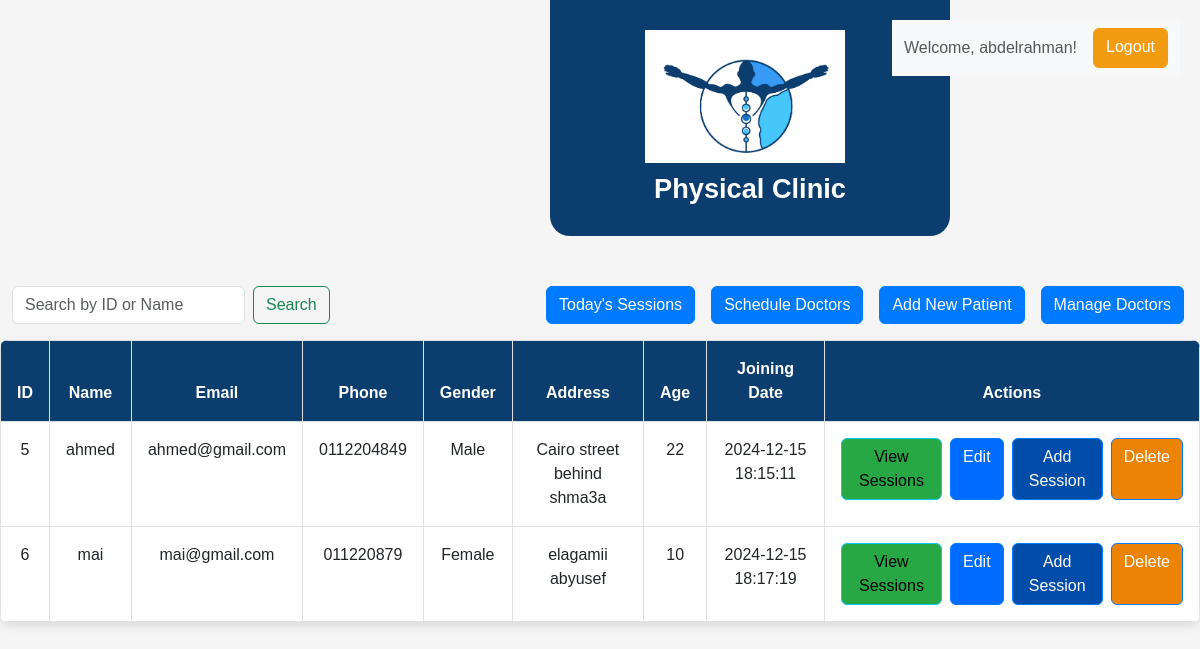
The page /index.php (signed in) on the database its author committed.
### tables this page shows
CREATE TABLE `patients` (
  `id` int(11) NOT NULL,
  `name` varchar(100) NOT NULL,
  `email` varchar(100) DEFAULT NULL,
  `phone` varchar(15) DEFAULT NULL,
  `joining_date` timestamp NOT NULL DEFAULT current_timestamp(),
  `gender` varchar(10) DEFAULT NULL,
  `address` text DEFAULT NULL,
  `age` int(11) DEFAULT NULL
);

### index.php (the view, shortened to what this page needs)
<?php
$conn = new mysqli("localhost", "root", "", "clinic_db");
$searchQuery = "";
if (isset($_GET['search'])) {
    $searchQuery = $_GET['search'];
    if (is_numeric($searchQuery)) {
        $sql = "SELECT * FROM patients WHERE id = '$searchQuery'";
    } else {
        $sql = "SELECT * FROM patients WHERE name LIKE '%$searchQuery%'";
    }
} else {
    $sql = "SELECT * FROM patients";
}
$result = $conn->query($sql);
?>
<!DOCTYPE html>
<html lang="en">
<head>
    <link rel="stylesheet" href="https://cdn.jsdelivr.net/npm/bootstrap@5.3.0-alpha3/dist/css/bootstrap.min.css">
</head>
<body>
<div class="header">
    <img src="assets/logo.png" alt="Clinic Logo" class="logo">
    <h1>Physical Clinic</h1>
</div>
<nav class="navbar navbar-expand-lg navbar-light bg-light">
    <div class="container-fluid">
        <div class="d-flex">
            <span class="navbar-text">
                Welcome, <?= $_SESSION['username']; ?>!
            </span>
            <a href="logout.php" class="btn logout-btn ms-3">Logout</a>
        </div>
    </div>
</nav>
<div class="container d-flex justify-content-between ms-0 ">
    <div class="d-flex mb-3 w-100">
        <form class="d-flex me-auto" role="search">
            <input class="form-control me-2" type="search" name="search" placeholder="Search by ID or Name" aria-label="Search" value="<?= htmlspecialchars($searchQuery); ?>">
            <button class="btn btn-outline-success" type="submit">Search</button>
        </form>
        <div class="d-flex position-absolute" style="right: 0;">
            <a href="todaySessions.php" class="btn btn-primary ms-3">Today's Sessions</a>
            <a href="schedule_doctors.php" class="btn btn-primary ms-3">Schedule Doctors</a>
            <a href="add_patient.php" class="btn btn-primary ms-3">Add New Patient</a>
            <a href="doctor_page.php" class="btn btn-primary ms-3 me-3">Manage Doctors</a>
        </div>
    </div>
</div>
    <table class="table table-bordered">
        <thead>
            <tr>
                <th>ID</th>
                <th>Name</th>
                <th>Email</th>
                <th>Phone</th>
                <th>Gender</th>
                <th>Address</th>
                <th>Age</th>
                <th>Joining Date</th>
                <th>Actions</th>
            </tr>
        </thead>
        <tbody>
            <?php if ($result->num_rows > 0): ?>
                <?php while ($row = $result->fetch_assoc()): ?>
                    <tr>
                        <td><?= $row['id'] ?></td>
                        <td><?= $row['name'] ?></td>
                        <td><?= $row['email'] ?></td>
                        <td><?= $row['phone'] ?></td>
                        <td><?= $row['gender'] ?></td>
                        <td><?= $row['address'] ?></td>
                        <td><?= $row['age'] ?></td>
                        <td><?= $row['joining_date'] ?></td>
                        <td>
                            <div class="d-flex justify-content-start">
                                <button id="view-sessions-btn-<?= $row['id'] ?>" class="btn btn-info me-2" onclick="toggleSessions(<?= $row['id'] ?>)" style="background-color:#28A745;">
                                    View Sessions
                                </button>
                                <a href="edit.php?id=<?= $row['id'] ?>" class="btn btn-primary me-2" style="background-color:#006BFF;">Edit</a>
                                <a href="add_session.php?patient_id=<?= $row['id'] ?>" class="btn btn-primary me-2" style="background-color:#024CAA;">Add Session</a>
                                <a href="delete.php?id=<?= $row['id'] ?>" class="btn btn-primary" style="background-color:#EC8305;" onclick="return confirm('Are you sure you want to delete this patient?');">Delete</a>
                            </div>
                        </td>
                    </tr>
                            <table class="table table-striped">
                                <tbody>
</tbody>
                            </table>
                <?php endwhile; ?>
            <?php else: ?>
                <tr>
                    <td colspan="9" class="text-center">No patients found</td>
                </tr>
            <?php endif; ?>
</body>
</html>

### index.php (style rules this page uses)
body { background-color: #f5f5f5; font-family: 'Arial', sans-serif; color: #333; }
.container { max-width: 90%; margin-top: 50px; }
.header { background-color: #0b3d6e; color: white; padding: 30px 20px; width: 400px; text-align: center; margin-bottom: 10px; margin-left: 550px; border-radius: 0px 0px 20px 20px; }
.header .logo { width: 200px; height: auto; margin-right: 10px; }
.header h1 { font-size: 1.7rem; font-weight: bold; margin: 0; padding-top: 10px; }
.btn-primary { background-color: #007bff; border-color: #007bff; text-align: center; }
.table { border-radius: 8px; overflow: hidden; box-shadow: 0 4px 10px rgba(0, 0, 0, 0.1); background-color: white; }
.table th, .table td { padding: 1rem; text-align: center; }
.table th { background-color: #0b3d6e; color: white; }
.logout-btn { background-color: #f39c12; border-color: #f39c12; color: white; }
.navbar { position: absolute; right: 20px; top: 20px; }

### rows shown on the page
patients: id "5", name "ahmed", email "ahmed@gmail.com", phone "0112204849", gender "Male", address "Cairo street behind shma3a", age "22", joining_date "2024-12-15 18:15:11"
patients: id "6", name "mai", email "mai@gmail.com", phone "011220879", gender "Female", address "elagamii abyusef", age "10", joining_date "2024-12-15 18:17:19"

### other values the page prints
$_SESSION['username'] "abdelrahman"
